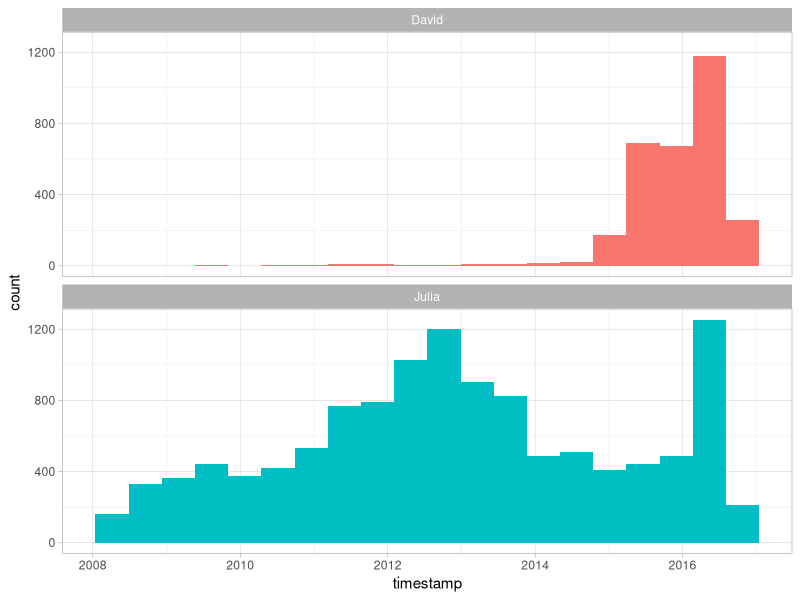

Write R code to recreate this figure. (Note: this script raises an error after producing the figure.)
## ---- chunk 1
library(knitr)
opts_chunk$set(message = FALSE, warning = FALSE, cache = TRUE, cache.lazy = FALSE)
options(width = 100, dplyr.width = 100)
library(ggplot2)
theme_set(theme_light())
## ---- chunk 2
library(lubridate)
library(ggplot2)
library(dplyr)
library(readr)

tweets_julia <- read_csv("data/tweets_julia.csv")
tweets_dave <- read_csv("data/tweets_dave.csv")
tweets <- bind_rows(tweets_julia %>% 
                      mutate(person = "Julia"),
                    tweets_dave %>% 
                      mutate(person = "David")) %>%
  mutate(timestamp = ymd_hms(timestamp))

ggplot(tweets, aes(x = timestamp, fill = person)) +
  geom_histogram(position = "identity", bins = 20, show.legend = FALSE) +
  facet_wrap(~person, ncol = 1)
## ---- chunk 3
library(tidytext)
library(stringr)

remove_reg <- "&amp;|&lt;|&gt;"
tidy_tweets <- tweets %>% 
  filter(!str_detect(text, "^RT")) %>%
  mutate(text = str_remove_all(text, remove_reg)) %>%
  unnest_tokens(word, text, token = "tweets") %>%
  filter(!word %in% stop_words$word,
         !word %in% str_remove_all(stop_words$word, "'"),
         str_detect(word, "[a-z]"))
## ---- chunk 4
frequency <- tidy_tweets %>% 
  group_by(person) %>% 
  count(word, sort = TRUE) %>% 
  left_join(tidy_tweets %>% 
              group_by(person) %>% 
              summarise(total = n())) %>%
  mutate(freq = n/total)

frequency
## ---- chunk 5
library(tidyr)

frequency <- frequency %>% 
  select(person, word, freq) %>% 
  spread(person, freq) %>%
  arrange(Julia, David)

frequency
## ---- chunk 6
library(scales)

ggplot(frequency, aes(Julia, David)) +
  geom_jitter(alpha = 0.1, size = 2.5, width = 0.25, height = 0.25) +
  geom_text(aes(label = word), check_overlap = TRUE, vjust = 1.5) +
  scale_x_log10(labels = percent_format()) +
  scale_y_log10(labels = percent_format()) +
  geom_abline(color = "red")
## ---- chunk 7
tidy_tweets <- tidy_tweets %>%
  filter(timestamp >= as.Date("2016-01-01"),
         timestamp < as.Date("2017-01-01"))
## ---- chunk 8
word_ratios <- tidy_tweets %>%
  filter(!str_detect(word, "^@")) %>%
  count(word, person) %>%
  group_by(word) %>%
  filter(sum(n) >= 10) %>%
  ungroup() %>%
  spread(person, n, fill = 0) %>%
  mutate_if(is.numeric, funs((. + 1) / (sum(.) + 1))) %>%
  mutate(logratio = log(David / Julia)) %>%
  arrange(desc(logratio))
## ---- chunk 9
word_ratios %>% 
  arrange(abs(logratio))
## ---- chunk 10
word_ratios %>%
  group_by(logratio < 0) %>%
  top_n(15, abs(logratio)) %>%
  ungroup() %>%
  mutate(word = reorder(word, logratio)) %>%
  ggplot(aes(word, logratio, fill = logratio < 0)) +
  geom_col(show.legend = FALSE) +
  coord_flip() +
  ylab("log odds ratio (David/Julia)") +
  scale_fill_discrete(name = "", labels = c("David", "Julia"))
## ---- chunk 11
words_by_time <- tidy_tweets %>%
  filter(!str_detect(word, "^@")) %>%
  mutate(time_floor = floor_date(timestamp, unit = "1 month")) %>%
  count(time_floor, person, word) %>%
  group_by(person, time_floor) %>%
  mutate(time_total = sum(n)) %>%
  group_by(person, word) %>%
  mutate(word_total = sum(n)) %>%
  ungroup() %>%
  rename(count = n) %>%
  filter(word_total > 30)

words_by_time
## ---- chunk 12
nested_data <- words_by_time %>%
  nest(-word, -person) 

nested_data
## ---- chunk 13
library(purrr)

nested_models <- nested_data %>%
  mutate(models = map(data, ~ glm(cbind(count, time_total) ~ time_floor, ., 
                                  family = "binomial")))

nested_models
## ---- chunk 14
library(broom)

slopes <- nested_models %>%
  unnest(map(models, tidy)) %>%
  filter(term == "time_floor") %>%
  mutate(adjusted.p.value = p.adjust(p.value))
## ---- chunk 15
top_slopes <- slopes %>% 
  filter(adjusted.p.value < 0.05)

top_slopes
## ---- chunk 16
words_by_time %>%
  inner_join(top_slopes, by = c("word", "person")) %>%
  filter(person == "David") %>%
  ggplot(aes(time_floor, count/time_total, color = word)) +
  geom_line(size = 1.3) +
  labs(x = NULL, y = "Word frequency")
## ---- chunk 17
words_by_time %>%
  inner_join(top_slopes, by = c("word", "person")) %>%
  filter(person == "Julia") %>%
  ggplot(aes(time_floor, count/time_total, color = word)) +
  geom_line(size = 1.3) +
  labs(x = NULL, y = "Word frequency")
## ---- chunk 18
tweets_julia <- read_csv("data/juliasilge_tweets.csv")
tweets_dave <- read_csv("data/drob_tweets.csv")
tweets <- bind_rows(tweets_julia %>% 
                      mutate(person = "Julia"),
                    tweets_dave %>% 
                      mutate(person = "David")) %>%
  mutate(created_at = ymd_hms(created_at))
## ---- chunk 19
tidy_tweets <- tweets %>% 
  filter(!str_detect(text, "^(RT|@)")) %>%
  mutate(text = str_remove_all(text, remove_reg)) %>%
  unnest_tokens(word, text, token = "tweets", strip_url = TRUE) %>%
  filter(!word %in% stop_words$word,
         !word %in% str_remove_all(stop_words$word, "'"))

tidy_tweets
## ---- chunk 20
totals <- tidy_tweets %>% 
  group_by(person, id) %>% 
  summarise(rts = first(retweets)) %>% 
  group_by(person) %>% 
  summarise(total_rts = sum(rts))

totals
## ---- chunk 21
word_by_rts <- tidy_tweets %>% 
  group_by(id, word, person) %>% 
  summarise(rts = first(retweets)) %>% 
  group_by(person, word) %>% 
  summarise(retweets = median(rts), uses = n()) %>%
  left_join(totals) %>%
  filter(retweets != 0) %>%
  ungroup()

word_by_rts %>% 
  filter(uses >= 5) %>%
  arrange(desc(retweets))
## ---- chunk 22
word_by_rts %>%
  filter(uses >= 5) %>%
  group_by(person) %>%
  top_n(10, retweets) %>%
  arrange(retweets) %>%
  ungroup() %>%
  mutate(word = factor(word, unique(word))) %>%
  ungroup() %>%
  ggplot(aes(word, retweets, fill = person)) +
  geom_col(show.legend = FALSE) +
  facet_wrap(~ person, scales = "free", ncol = 2) +
  coord_flip() +
  labs(x = NULL, 
       y = "Median # of retweets for tweets containing each word")
## ---- chunk 23
totals <- tidy_tweets %>% 
  group_by(person, id) %>% 
  summarise(favs = first(favorites)) %>% 
  group_by(person) %>% 
  summarise(total_favs = sum(favs))

word_by_favs <- tidy_tweets %>% 
  group_by(id, word, person) %>% 
  summarise(favs = first(favorites)) %>% 
  group_by(person, word) %>% 
  summarise(favorites = median(favs), uses = n()) %>%
  left_join(totals) %>%
  filter(favorites != 0) %>%
  ungroup()
## ---- chunk 24
word_by_favs %>%
  filter(uses >= 5) %>%
  group_by(person) %>%
  top_n(10, favorites) %>%
  arrange(favorites) %>%
  ungroup() %>%
  mutate(word = factor(word, unique(word))) %>%
  ungroup() %>%
  ggplot(aes(word, favorites, fill = person)) +
  geom_col(show.legend = FALSE) +
  facet_wrap(~ person, scales = "free", ncol = 2) +
  coord_flip() +
  labs(x = NULL, 
       y = "Median # of favorites for tweets containing each word")
